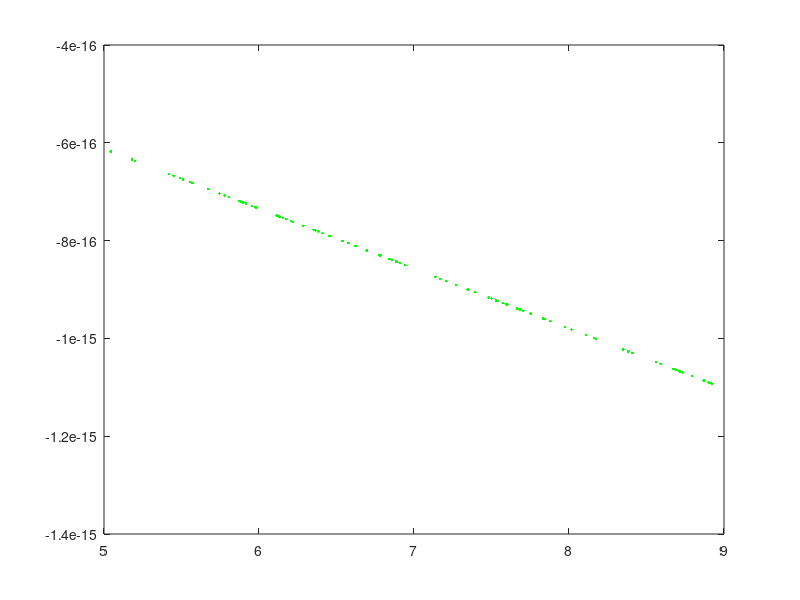
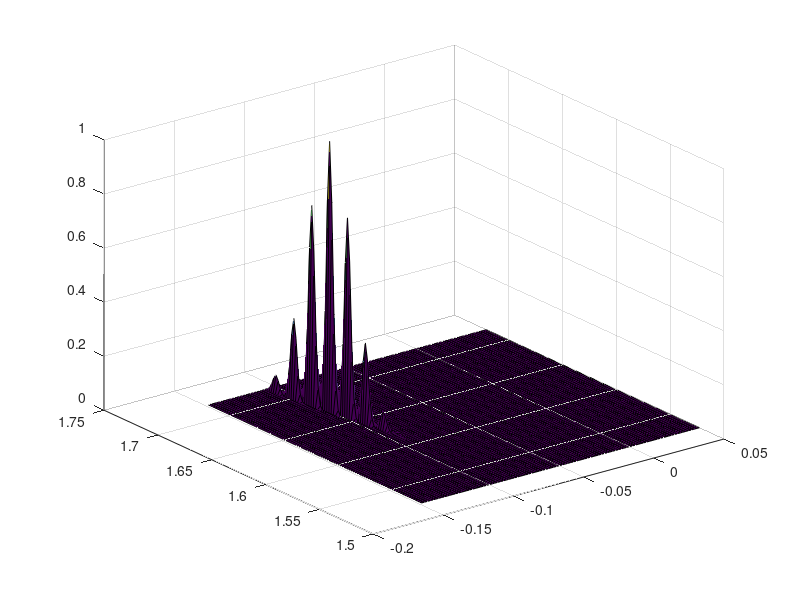

Source code (MATLAB) for these figures, in order:

% line parameters in normal form

% angle w.r.t. origin
theta=rand*2*pi;
theta=pi/2;
% distance with origin
p=0;
% noise
sigma=0.02;

fig1=false;

% one point is defined in particular, the closest point to the origin
LP = [p*cos(theta) p*sin(theta)];
%LP
d1=-5; % travel d1 over line from LP, this is endpoint 1
d2=-9; % travel d2 over line from LP, this is endpoint 2

% should make cos(theta+pi/2) = -sin(theta), and sin(theta+pi/2) = cos(theta), but can't be bothered
%LP1= [d1*cos(theta+pi/2) d1*sin(theta+pi/2)] + LP;
%LP2= [d2*cos(theta+pi/2) d2*sin(theta+pi/2)] + LP;

if (d2 < d1) 
	[d1, d2] = deal(d2, d1);
end
di = unifrnd(d1,d2, 100,1);
XY= [di*cos(theta+pi/2) di*sin(theta+pi/2)] + repmat(LP,size(di));
x = XY(:,1);
y = XY(:,2);

theta
p
sigma

% we can distribute/generate points according to alpha and p
% x*cos(theta) + y*sin(theta) - p = 0

%x = rand(1,100)*2-1;
%y = p/sin(theta) - x/tan(theta);
%y = (p - x*cos(theta)) / sin(theta);

if (fig1)
	plot(x, y, '.')

	hold on
	axis("equal");

	% plot LP
	plot(LP(1), LP(2), '*');
	plot(LP1(1), LP1(2), 'o');
	plot(LP2(1), LP2(2), 'o');
end

x_t = -1:0.1:1;
theta_t = theta+pi/2;
theta_t
y_t = - x_t/tan(theta_t);

%plot(x_t,y_t);

t = linspace(0,2*pi,100)'; 
circsx = p.*cos(t) ; 
circsy = p.*sin(t) ; 

if (fig1)
	plot(circsx,circsy);
end

%x = linspace(-1,1,100)';
%noise=normrnd(0,sigma,100,1);
%y = -x*cot(theta) + csc(theta) * [ p + noise ];
%y = -x/tan(theta) + 1/sin(theta) * [ p + noise ];

%if (fig1)
figure(1)
	plot(x,y, 'g.');
%end

% the slope and the intercept themselves do not come from a distribution
% they don't need priors, we need a prior for the noise only

% likelihood

c_i = 1:100;
c_j = 1:100;
p_r = (c_i-75)/500+p;
theta_r = (c_j-25)/500+theta;
n=length(y);	
for i = c_i;
for j = c_j;
	err_i = y * sin(theta_r(j)) + x * cos(theta_r(j)) - p_r(i);
%	ll(i,j)=(sigma^-n) * exp(-1/(2*sigma) * err_i'*err_i);
	lll(i,j)=-n*log(sigma) + (-(2*sigma)^(-2) * err_i'*err_i);
	ll(i,j)=exp(lll(i,j));
end
end

% normalize, or else I've to use gnuplot and can't rotate
mm=max(max(ll));
ll = ll/mm;

% somehow the maximum of the likelihood function does not respond exactly to (theta, p)
% it is consequently a bit lower, at around 4.9, it doesn't matter what theta is
% remarkably with p=-5 it is at around -5.1 so also shifted with 0.1 down
% this is even the case with 0, so probably I've made a mistake somewhere
figure(2)
surf(p_r,theta_r,ll(c_i,c_j))

